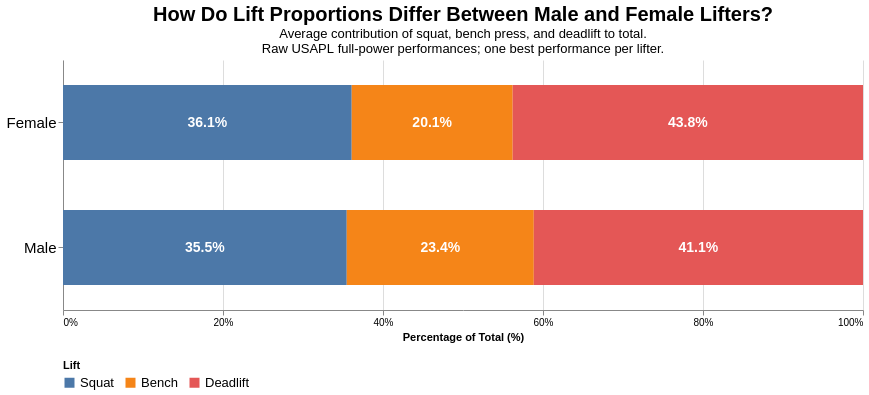

The notebook cell this image was saved under:
### Code cell
# ============================================================
# TASK 3 FINAL VISUALIZATION
# How Do Lift Proportions Differ Between Male and Female Lifters?
# ============================================================

import pandas as pd
import altair as alt

# ------------------------------------------------------------
# 1. Reshape lift-share data
# ------------------------------------------------------------

task3_long = task3_df.melt(
    id_vars=["Sex"],
    value_vars=["SquatShare", "BenchShare", "DeadliftShare"],
    var_name="Lift",
    value_name="Share"
)

task3_long["Lift"] = task3_long["Lift"].replace({
    "SquatShare": "Squat",
    "BenchShare": "Bench",
    "DeadliftShare": "Deadlift"
})

# Explicit lift order
lift_order = ["Squat", "Bench", "Deadlift"]

# ------------------------------------------------------------
# 2. Calculate mean contribution by sex
# ------------------------------------------------------------

task3_summary = (
    task3_long
    .groupby(["Sex", "Lift"], as_index=False)
    .agg(
        MeanShare=("Share", "mean"),
        Lifters=("Share", "count")
    )
)

task3_summary["SexLabel"] = task3_summary["Sex"].replace({
    "M": "Male",
    "F": "Female"
})

task3_summary["Lift"] = pd.Categorical(
    task3_summary["Lift"],
    categories=lift_order,
    ordered=True
)

task3_summary = task3_summary.sort_values(
    ["SexLabel", "Lift"]
)

task3_summary["MeanShare"] = task3_summary["MeanShare"].round(2)

task3_summary["Label"] = (
    task3_summary["MeanShare"]
    .map(lambda x: f"{x:.1f}%")
)

# ------------------------------------------------------------
# 3. Calculate start/end/midpoint for each stacked segment
#    This ensures percentage labels sit in the true center
# ------------------------------------------------------------

task3_summary["Start"] = (
    task3_summary
    .groupby("SexLabel", observed=True)["MeanShare"]
    .cumsum()
    - task3_summary["MeanShare"]
)

task3_summary["End"] = (
    task3_summary["Start"]
    + task3_summary["MeanShare"]
)

task3_summary["Midpoint"] = (
    task3_summary["Start"]
    + task3_summary["MeanShare"] / 2
)

# ------------------------------------------------------------
# 4. Stacked horizontal bars
# ------------------------------------------------------------

bars = (
    alt.Chart(task3_summary)
    .mark_bar(height=75)
    .encode(
        y=alt.Y(
            "SexLabel:N",
            title=None,
            sort=["Female", "Male"],
            axis=alt.Axis(labelFontSize=15)
        ),

        x=alt.X(
            "Start:Q",
            title="Percentage of Total (%)",
            scale=alt.Scale(domain=[0, 100]),
            axis=alt.Axis(
                values=[0, 20, 40, 60, 80, 100],
                labelExpr="datum.value + '%'"
            )
        ),

        x2="End:Q",

        color=alt.Color(
            "Lift:N",
            title="Lift",
            sort=lift_order,
            scale=alt.Scale(
                domain=lift_order
            )
        ),

        tooltip=[
            alt.Tooltip(
                "SexLabel:N",
                title="Sex"
            ),
            alt.Tooltip(
                "Lift:N",
                title="Lift"
            ),
            alt.Tooltip(
                "MeanShare:Q",
                title="Share of Total (%)",
                format=".2f"
            ),
            alt.Tooltip(
                "Lifters:Q",
                title="Lifters",
                format=","
            )
        ]
    )
)

# ------------------------------------------------------------
# 5. Percentage labels centered within each segment
# ------------------------------------------------------------

labels = (
    alt.Chart(task3_summary)
    .mark_text(
        color="white",
        fontSize=14,
        fontWeight="bold"
    )
    .encode(
        y=alt.Y(
            "SexLabel:N",
            sort=["Female", "Male"]
        ),

        x=alt.X(
            "Midpoint:Q",
            scale=alt.Scale(domain=[0, 100])
        ),

        text="Label:N"
    )
)

# ------------------------------------------------------------
# 6. Final visualization
# ------------------------------------------------------------

task3_chart = (
    bars + labels
).properties(
    width=800,
    height=250,

    title=alt.TitleParams(
        text="How Do Lift Proportions Differ Between Male and Female Lifters?",
        subtitle=[
            "Average contribution of squat, bench press, and deadlift to total.",
            "Raw USAPL full-power performances; one highest-total performance per Name–Sex combination."
        ],
        fontSize=20,
        subtitleFontSize=13,
        anchor="middle"
    )
).configure_legend(
    orient="bottom",
    title=None,
    labelFontSize=13
).configure_view(
    stroke=None
)

task3_chart

### Figure 1 — Vega-Lite specification as saved in the notebook (floating-point values rounded to 4 significant figures)
{"config": {"view": {"continuousWidth": 300, "continuousHeight": 300, "stroke": null}, "legend": {"labelFontSize": 13, "orient": "bottom", "title": null}}, "layer": [{"mark": {"type": "bar", "height": 75}, "encoding": {"color": {"field": "Lift", "scale": {"domain": ["Squat", "Bench", "Deadlift"]}, "sort": ["Squat", "Bench", "Deadlift"], "title": "Lift", "type": "nominal"}, "tooltip": [{"field": "SexLabel", "title": "Sex", "type": "nominal"}, {"field": "Lift", "title": "Lift", "type": "nominal"}, {"field": "MeanShare", "format": ".2f", "title": "Share of Total (%)", "type": "quantitative"}, {"field": "Lifters", "format": ",", "title": "Lifters", "type": "quantitative"}], "x": {"axis": {"labelExpr": "datum.value + '%'", "values": [0, 20, 40, 60, 80, 100]}, "field": "Start", "scale": {"domain": [0, 100]}, "title": "Percentage of Total (%)", "type": "quantitative"}, "x2": {"field": "End"}, "y": {"axis": {"labelFontSize": 15}, "field": "SexLabel", "sort": ["Female", "Male"], "title": null, "type": "nominal"}}}, {"mark": {"type": "text", "color": "white", "fontSize": 14, "fontWeight": "bold"}, "encoding": {"text": {"field": "Label", "type": "nominal"}, "x": {"field": "Midpoint", "scale": {"domain": [0, 100]}, "type": "quantitative"}, "y": {"field": "SexLabel", "sort": ["Female", "Male"], "type": "nominal"}}}], "data": {"name": "data-f4b4204ee6ae3632fe19a1f2bc0e66eb"}, "height": 250, "title": {"text": "How Do Lift Proportions Differ Between Male and Female Lifters?", "anchor": "middle", "fontSize": 20, "subtitle": ["Average contribution of squat, bench press, and deadlift to total.", "Raw USAPL full-power performances; one best performance per lifter."], "subtitleFontSize": 13}, "width": 800, "$schema": "https://vega.github.io/schema/vega-lite/v6.4.1.json", "datasets": {"data-f4b4204ee6ae3632fe19a1f2bc0e66eb": [{"Sex": "F", "Lift": "Squat", "MeanShare": 36.09, "Lifters": 31300, "SexLabel": "Female", "Label": "36.1%", "Start": 0.0, "End": 36.09, "Midpoint": 18.05}, {"Sex": "F", "Lift": "Bench", "MeanShare": 20.12, "Lifters": 31300, "SexLabel": "Female", "Label": "20.1%", "Start": 36.09, "End": 56.21, "Midpoint": 46.15}, {"Sex": "F", "Lift": "Deadlift", "MeanShare": 43.79, "Lifters": 31300, "SexLabel": "Female", "Label": "43.8%", "Start": 56.21, "End": 100.0, "Midpoint": 78.11}, {"Sex": "M", "Lift": "Squat", "MeanShare": 35.47, "Lifters": 62190, "SexLabel": "Male", "Label": "35.5%", "Start": 0.0, "End": 35.47, "Midpoint": 17.73}, {"Sex": "M", "Lift": "Bench", "MeanShare": 23.38, "Lifters": 62190, "SexLabel": "Male", "Label": "23.4%", "Start": 35.47, "End": 58.85, "Midpoint": 47.16}, {"Sex": "M", "Lift": "Deadlift", "MeanShare": 41.15, "Lifters": 62190, "SexLabel": "Male", "Label": "41.1%", "Start": 58.85, "End": 100.0, "Midpoint": 79.42}]}}
